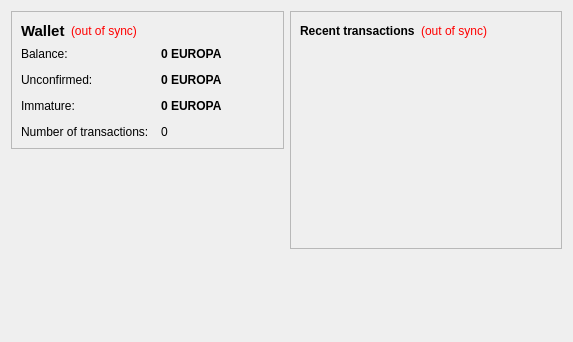
<?xml version="1.0" encoding="UTF-8"?>
<ui version="4.0">
 <class>OverviewPage</class>
 <widget class="QWidget" name="OverviewPage">
  <property name="geometry">
   <rect>
    <x>0</x>
    <y>0</y>
    <width>573</width>
    <height>342</height>
   </rect>
  </property>
  <property name="windowTitle">
   <string>Form</string>
  </property>
  <layout class="QHBoxLayout" name="horizontalLayout" stretch="1,1">
   <item>
    <layout class="QVBoxLayout" name="verticalLayout_2">
     <item>
      <widget class="QFrame" name="frame">
       <property name="frameShape">
        <enum>QFrame::StyledPanel</enum>
       </property>
       <property name="frameShadow">
        <enum>QFrame::Raised</enum>
       </property>
       <layout class="QVBoxLayout" name="verticalLayout_4">
        <item>
         <layout class="QHBoxLayout" name="horizontalLayout_4">
          <item>
           <widget class="QLabel" name="label_5">
            <property name="font">
             <font>
              <pointsize>11</pointsize>
              <weight>75</weight>
              <bold>true</bold>
             </font>
            </property>
            <property name="text">
             <string>Wallet</string>
            </property>
           </widget>
          </item>
          <item>
           <widget class="QLabel" name="labelWalletStatus">
            <property name="toolTip">
             <string>The displayed information may be out of date. Your wallet automatically synchronizes with the europacoin network after a connection is established, but this process has not completed yet.</string>
            </property>
            <property name="styleSheet">
             <string notr="true">QLabel { color: red; }</string>
            </property>
            <property name="text">
             <string notr="true">(out of sync)</string>
            </property>
            <property name="alignment">
             <set>Qt::AlignLeading|Qt::AlignLeft|Qt::AlignVCenter</set>
            </property>
           </widget>
          </item>
          <item>
           <spacer name="horizontalSpacer_2">
            <property name="orientation">
             <enum>Qt::Horizontal</enum>
            </property>
            <property name="sizeHint" stdset="0">
             <size>
              <width>40</width>
              <height>20</height>
             </size>
            </property>
           </spacer>
          </item>
         </layout>
        </item>
        <item>
         <layout class="QFormLayout" name="formLayout_2">
          <property name="fieldGrowthPolicy">
           <enum>QFormLayout::AllNonFixedFieldsGrow</enum>
          </property>
          <property name="horizontalSpacing">
           <number>12</number>
          </property>
          <property name="verticalSpacing">
           <number>12</number>
          </property>
          <item row="0" column="0">
           <widget class="QLabel" name="label">
            <property name="text">
             <string>Balance:</string>
            </property>
           </widget>
          </item>
          <item row="0" column="1">
           <widget class="QLabel" name="labelBalance">
            <property name="font">
             <font>
              <weight>75</weight>
              <bold>true</bold>
             </font>
            </property>
            <property name="cursor">
             <cursorShape>IBeamCursor</cursorShape>
            </property>
            <property name="toolTip">
             <string>Your current balance</string>
            </property>
            <property name="text">
             <string notr="true">0 EUROPA</string>
            </property>
            <property name="textInteractionFlags">
             <set>Qt::LinksAccessibleByMouse|Qt::TextSelectableByKeyboard|Qt::TextSelectableByMouse</set>
            </property>
           </widget>
          </item>
          <item row="1" column="0">
           <widget class="QLabel" name="label_3">
            <property name="text">
             <string>Unconfirmed:</string>
            </property>
           </widget>
          </item>
          <item row="1" column="1">
           <widget class="QLabel" name="labelUnconfirmed">
            <property name="font">
             <font>
              <weight>75</weight>
              <bold>true</bold>
             </font>
            </property>
            <property name="cursor">
             <cursorShape>IBeamCursor</cursorShape>
            </property>
            <property name="toolTip">
             <string>Total of transactions that have yet to be confirmed, and do not yet count toward the current balance</string>
            </property>
            <property name="text">
             <string notr="true">0 EUROPA</string>
            </property>
            <property name="textInteractionFlags">
             <set>Qt::LinksAccessibleByMouse|Qt::TextSelectableByKeyboard|Qt::TextSelectableByMouse</set>
            </property>
           </widget>
          </item>
          <item row="3" column="0">
           <widget class="QLabel" name="label_2">
            <property name="text">
             <string>Number of transactions:</string>
            </property>
           </widget>
          </item>
          <item row="3" column="1">
           <widget class="QLabel" name="labelNumTransactions">
            <property name="toolTip">
             <string>Total number of transactions in wallet</string>
            </property>
            <property name="text">
             <string notr="true">0</string>
            </property>
           </widget>
          </item>
          <item row="2" column="0">
           <widget class="QLabel" name="labelImmatureText">
            <property name="text">
             <string>Immature:</string>
            </property>
           </widget>
          </item>
          <item row="2" column="1">
           <widget class="QLabel" name="labelImmature">
            <property name="font">
             <font>
              <weight>75</weight>
              <bold>true</bold>
             </font>
            </property>
            <property name="toolTip">
             <string>Mined balance that has not yet matured</string>
            </property>
            <property name="text">
             <string notr="true">0 EUROPA</string>
            </property>
            <property name="textInteractionFlags">
             <set>Qt::LinksAccessibleByMouse|Qt::TextSelectableByKeyboard|Qt::TextSelectableByMouse</set>
            </property>
           </widget>
          </item>
         </layout>
        </item>
       </layout>
      </widget>
     </item>
     <item>
      <spacer name="verticalSpacer">
       <property name="orientation">
        <enum>Qt::Vertical</enum>
       </property>
       <property name="sizeHint" stdset="0">
        <size>
         <width>20</width>
         <height>40</height>
        </size>
       </property>
      </spacer>
     </item>
    </layout>
   </item>
   <item>
    <layout class="QVBoxLayout" name="verticalLayout_3">
     <item>
      <widget class="QFrame" name="frame_2">
       <property name="frameShape">
        <enum>QFrame::StyledPanel</enum>
       </property>
       <property name="frameShadow">
        <enum>QFrame::Raised</enum>
       </property>
       <layout class="QVBoxLayout" name="verticalLayout">
        <item>
         <layout class="QHBoxLayout" name="horizontalLayout_2">
          <item>
           <widget class="QLabel" name="label_4">
            <property name="text">
             <string>&lt;b&gt;Recent transactions&lt;/b&gt;</string>
            </property>
           </widget>
          </item>
          <item>
           <widget class="QLabel" name="labelTransactionsStatus">
            <property name="toolTip">
             <string>The displayed information may be out of date. Your wallet automatically synchronizes with the europacoin network after a connection is established, but this process has not completed yet.</string>
            </property>
            <property name="styleSheet">
             <string notr="true">QLabel { color: red; }</string>
            </property>
            <property name="text">
             <string notr="true">(out of sync)</string>
            </property>
            <property name="alignment">
             <set>Qt::AlignRight|Qt::AlignTrailing|Qt::AlignVCenter</set>
            </property>
           </widget>
          </item>
          <item>
           <spacer name="horizontalSpacer">
            <property name="orientation">
             <enum>Qt::Horizontal</enum>
            </property>
            <property name="sizeHint" stdset="0">
             <size>
              <width>40</width>
              <height>20</height>
             </size>
            </property>
           </spacer>
          </item>
         </layout>
        </item>
        <item>
         <widget class="QListView" name="listTransactions">
          <property name="styleSheet">
           <string notr="true">QListView { background: transparent; }</string>
          </property>
          <property name="frameShape">
           <enum>QFrame::NoFrame</enum>
          </property>
          <property name="verticalScrollBarPolicy">
           <enum>Qt::ScrollBarAlwaysOff</enum>
          </property>
          <property name="horizontalScrollBarPolicy">
           <enum>Qt::ScrollBarAlwaysOff</enum>
          </property>
          <property name="selectionMode">
           <enum>QAbstractItemView::NoSelection</enum>
          </property>
         </widget>
        </item>
       </layout>
      </widget>
     </item>
     <item>
      <spacer name="verticalSpacer_2">
       <property name="orientation">
        <enum>Qt::Vertical</enum>
       </property>
       <property name="sizeHint" stdset="0">
        <size>
         <width>20</width>
         <height>40</height>
        </size>
       </property>
      </spacer>
     </item>
    </layout>
   </item>
  </layout>
 </widget>
 <resources/>
 <connections/>
</ui>
